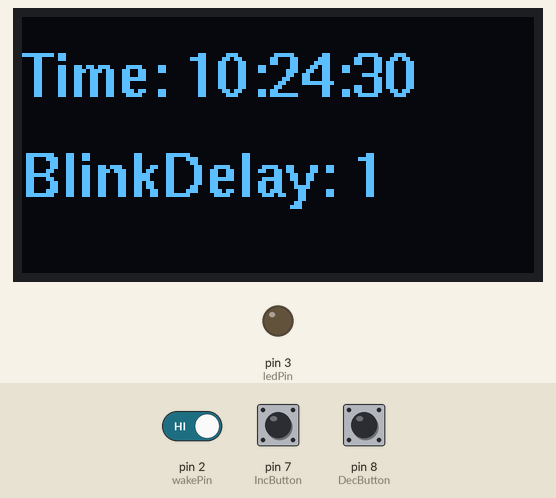
This sketch was run on a simulated Arduino Uno, built with avr-gcc and run on an emulated ATmega328P. On the bench: 128×64 one-colour display, output pins drawn as LEDs (lit = HIGH). The inputs (shaded band) are chosen by the test bench; at power-on: pin 2 (wakePin) HIGH, pin 7 (IncButton) HIGH, pin 8 (DecButton) HIGH. The local clock reads 2024-03-15 10:24:30 at power-on unless the sketch sets it.

Above: at 1.2 s.
1.3 s: pin 2 (wakePin) driven LOW
At 2.7 s:
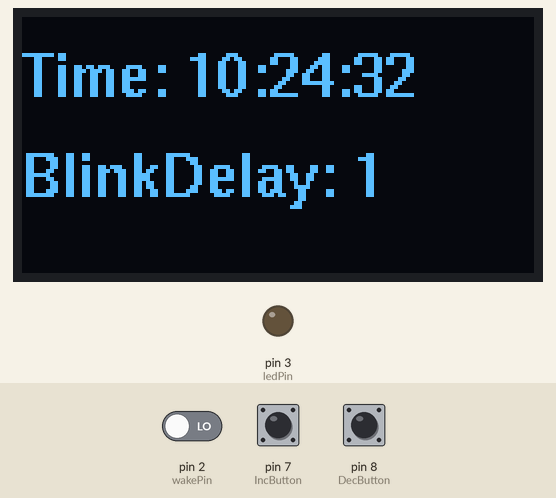
2.9 s: pin 7 (IncButton) pulled LOW for 0.35 s
At 4.2 s:
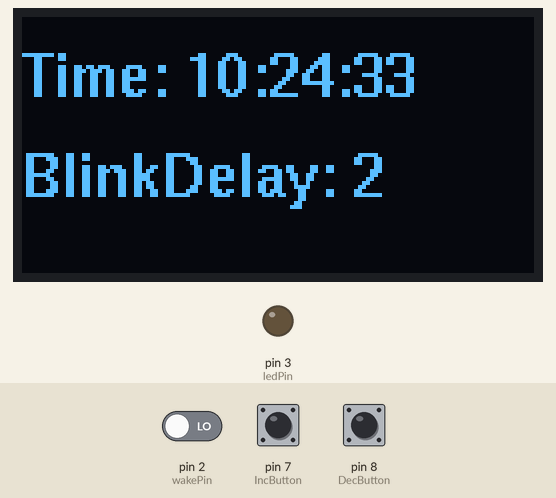
5.9 s: pin 8 (DecButton) pulled LOW for 0.35 s
At 7.7 s:
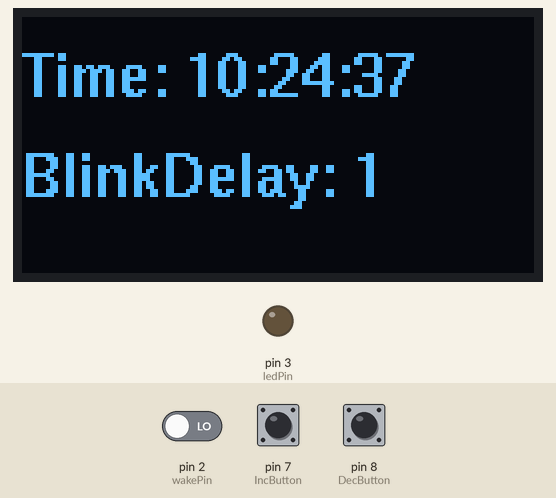
7.9 s: pin 7 (IncButton) pulled LOW for 1 s
At 11.1 s:
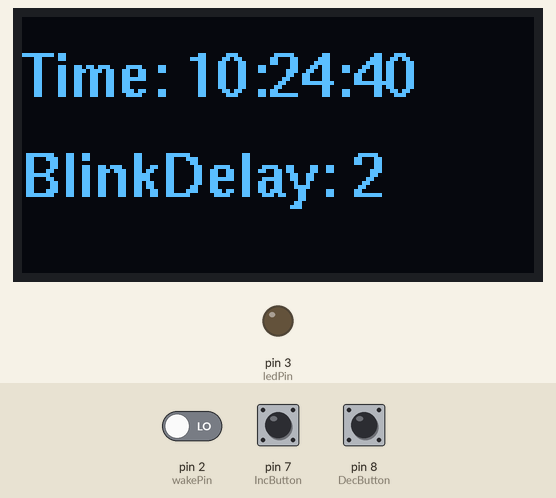
Timing chart, 0 to 11.9 s (numbered marks = the images above; inputs shaded):
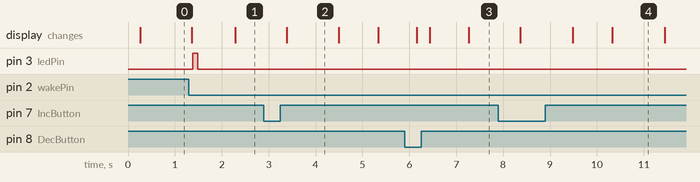

The sketch:

LedFlasher.ino
```cpp
//============================================================================
// Filename: SparsnasLedBlinker.ino
// Purpose:  Provide a configurable led blinking pulse as a help for decoding
//           the transmitted packet data.
//============================================================================

//----------------------------------------------------------------------------
//------------------------------- Include Files ------------------------------
//----------------------------------------------------------------------------
#include <Button.h>
#include <Wire.h>
#include <RtcDS3231.h>
#include "U8glib.h"

//----------------------------------------------------------------------------
//----------------------------- Global variables -----------------------------
//----------------------------------------------------------------------------
Button                IncButton(7);
Button                DecButton(8);
U8GLIB_SSD1306_128X64 oled(U8G_I2C_OPT_NONE);
RtcDS3231<TwoWire>    rtcObject(Wire);

const byte            wakePin     = 2;
const byte            ledPin      = 3;

byte                  hours       = 0;
byte                  minutes     = 0;
byte                  seconds     = 0;
byte                  blinkDelay  = 1;
byte                  secondCnt   = 0;
volatile bool         alarmFlag   = false;

//----------------------------------------------------------------------------
// updateTime
//----------------------------------------------------------------------------
void updateTime()
{
  RtcDateTime now = rtcObject.GetDateTime();
  hours = now.Hour();
  minutes = now.Minute();
  seconds = now.Second();
}

//----------------------------------------------------------------------------
// updateDisplay
//----------------------------------------------------------------------------
void updateDisplay()
{
  char timeString[32];

  oled.setFont(u8g_font_helvB10);

  sprintf(timeString, "Time: %02u:%02u:%02u", hours, minutes, seconds);
  oled.setPrintPos(0, 20);
  oled.print(timeString);

  sprintf(timeString, "BlinkDelay: %u", blinkDelay);
  oled.setPrintPos(0, 45);
  oled.print(timeString);
}

//----------------------------------------------------------------------------
// handleRtcAlarm
//----------------------------------------------------------------------------
void handleRtcAlarm()
{
  alarmFlag = false;
  rtcObject.LatchAlarmsTriggeredFlags();

  secondCnt++;
  if (blinkDelay == 0) {
    secondCnt = 0;
  }

  if (blinkDelay > 0)
  {
    if (secondCnt == blinkDelay)
    {
      secondCnt = 0;
      digitalWrite(ledPin, HIGH);    // flash the led
      delay(100);                    // wait a little bit
      digitalWrite(ledPin, LOW);     // turn off led
    }
  }
}

//----------------------------------------------------------------------------
// handleInterrupt
//----------------------------------------------------------------------------
void handleInterrupt()
{
  // Try to do as little as possible in this ISR
  alarmFlag = true;
}

//----------------------------------------------------------------------------
// setup
//----------------------------------------------------------------------------
void setup()
{
  // Initialize global variables
  blinkDelay = 1;
  secondCnt = 0;

  // Initialize push buttons
  IncButton.begin();
  DecButton.begin();

  // Initialize pins
  pinMode(ledPin, OUTPUT); //
  pinMode(wakePin, INPUT); //
  // Initialize the RTC and the alarm associated with it.
  DS3231AlarmOne alarm1(0,0,0,0,DS3231AlarmOneControl_OncePerSecond);
  rtcObject.Begin();
  if (!rtcObject.GetIsRunning())
  {
    Serial.println(F("WARNING: RTC was not actively running, starting it now."));
    rtcObject.SetIsRunning(true);
  }
  rtcObject.Enable32kHzPin(false);
  rtcObject.SetSquareWavePin(DS3231SquareWavePin_ModeAlarmOne);
  rtcObject.SetAlarmOne(alarm1);
  rtcObject.LatchAlarmsTriggeredFlags();

  // Uncomment this if you want to set the current time
  //Wire.begin();
  //RtcDateTime compileTime = RtcDateTime(__DATE__, __TIME__);
  //rtcModule.SetDateTime(compileTime);

  // Enable the interrupthandler to trigger when wakePin is signaled by the
  // RTC-hardware; see the board layout image for details.
  // Note that the interrupt mode is FALLING because the alarm interrupt in
  // the DS3231 is active-low.
  attachInterrupt(digitalPinToInterrupt(wakePin), handleInterrupt, FALLING);
}

//----------------------------------------------------------------------------
// loop
//----------------------------------------------------------------------------
void loop()
{
  // Check buttons
  if (IncButton.pressed()) {
    blinkDelay++;
  }
  if (DecButton.pressed()) {
    blinkDelay--;
  }

  // Check if the RTC alarm has been triggered
  if (alarmFlag == true) {
    handleRtcAlarm();
  }

  // Update time values
  updateTime();

  // Update the display
  oled.firstPage();
  do {
    updateDisplay();
  } while (oled.nextPage());

  // Take a small break and relax
  delay(20);
}
```

Measured:
- after the input at 1.3 s, pin 3 (ledPin): LOW → HIGH after 0.08 s, → LOW 0.10 s later
- what the display in image 2 shows lasts 1.1 s, from 3.4 s to 4.5 s
